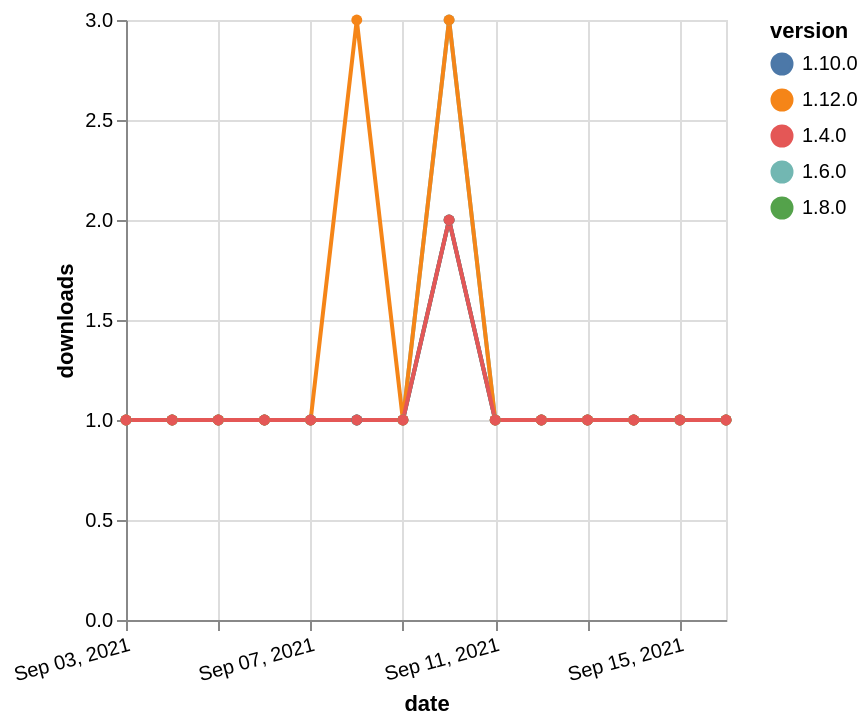

Vega-Lite specification for this chart:
### Vega-Lite specification from a JSON file in a GitHub repository (floating-point values rounded to 4 significant figures)
{"$schema": "https://vega.github.io/schema/vega-lite/v5.json", "description": "A simple bar chart with embedded data.", "data": {"values": [{"date": "2021-09-03", "total": 367, "delta": 1, "version": "1.6.0"}, {"date": "2021-09-04", "total": 368, "delta": 1, "version": "1.6.0"}, {"date": "2021-09-05", "total": 369, "delta": 1, "version": "1.6.0"}, {"date": "2021-09-06", "total": 370, "delta": 1, "version": "1.6.0"}, {"date": "2021-09-07", "total": 371, "delta": 1, "version": "1.6.0"}, {"date": "2021-09-08", "total": 372, "delta": 1, "version": "1.6.0"}, {"date": "2021-09-09", "total": 373, "delta": 1, "version": "1.6.0"}, {"date": "2021-09-10", "total": 376, "delta": 3, "version": "1.6.0"}, {"date": "2021-09-11", "total": 377, "delta": 1, "version": "1.6.0"}, {"date": "2021-09-12", "total": 378, "delta": 1, "version": "1.6.0"}, {"date": "2021-09-13", "total": 379, "delta": 1, "version": "1.6.0"}, {"date": "2021-09-14", "total": 380, "delta": 1, "version": "1.6.0"}, {"date": "2021-09-15", "total": 381, "delta": 1, "version": "1.6.0"}, {"date": "2021-09-16", "total": 382, "delta": 1, "version": "1.6.0"}, {"date": "2021-09-03", "total": 208, "delta": 1, "version": "1.8.0"}, {"date": "2021-09-04", "total": 209, "delta": 1, "version": "1.8.0"}, {"date": "2021-09-05", "total": 210, "delta": 1, "version": "1.8.0"}, {"date": "2021-09-06", "total": 211, "delta": 1, "version": "1.8.0"}, {"date": "2021-09-07", "total": 212, "delta": 1, "version": "1.8.0"}, {"date": "2021-09-08", "total": 213, "delta": 1, "version": "1.8.0"}, {"date": "2021-09-09", "total": 214, "delta": 1, "version": "1.8.0"}, {"date": "2021-09-10", "total": 216, "delta": 2, "version": "1.8.0"}, {"date": "2021-09-11", "total": 217, "delta": 1, "version": "1.8.0"}, {"date": "2021-09-12", "total": 218, "delta": 1, "version": "1.8.0"}, {"date": "2021-09-13", "total": 219, "delta": 1, "version": "1.8.0"}, {"date": "2021-09-14", "total": 220, "delta": 1, "version": "1.8.0"}, {"date": "2021-09-15", "total": 221, "delta": 1, "version": "1.8.0"}, {"date": "2021-09-16", "total": 222, "delta": 1, "version": "1.8.0"}, {"date": "2021-09-03", "total": 176, "delta": 1, "version": "1.10.0"}, {"date": "2021-09-04", "total": 177, "delta": 1, "version": "1.10.0"}, {"date": "2021-09-05", "total": 178, "delta": 1, "version": "1.10.0"}, {"date": "2021-09-06", "total": 179, "delta": 1, "version": "1.10.0"}, {"date": "2021-09-07", "total": 180, "delta": 1, "version": "1.10.0"}, {"date": "2021-09-08", "total": 181, "delta": 1, "version": "1.10.0"}, {"date": "2021-09-09", "total": 182, "delta": 1, "version": "1.10.0"}, {"date": "2021-09-10", "total": 184, "delta": 2, "version": "1.10.0"}, {"date": "2021-09-11", "total": 185, "delta": 1, "version": "1.10.0"}, {"date": "2021-09-12", "total": 186, "delta": 1, "version": "1.10.0"}, {"date": "2021-09-13", "total": 187, "delta": 1, "version": "1.10.0"}, {"date": "2021-09-14", "total": 188, "delta": 1, "version": "1.10.0"}, {"date": "2021-09-15", "total": 189, "delta": 1, "version": "1.10.0"}, {"date": "2021-09-16", "total": 190, "delta": 1, "version": "1.10.0"}, {"date": "2021-09-03", "total": 208, "delta": 1, "version": "1.12.0"}, {"date": "2021-09-04", "total": 209, "delta": 1, "version": "1.12.0"}, {"date": "2021-09-05", "total": 210, "delta": 1, "version": "1.12.0"}, {"date": "2021-09-06", "total": 211, "delta": 1, "version": "1.12.0"}, {"date": "2021-09-07", "total": 212, "delta": 1, "version": "1.12.0"}, {"date": "2021-09-08", "total": 215, "delta": 3, "version": "1.12.0"}, {"date": "2021-09-09", "total": 216, "delta": 1, "version": "1.12.0"}, {"date": "2021-09-10", "total": 219, "delta": 3, "version": "1.12.0"}, {"date": "2021-09-11", "total": 220, "delta": 1, "version": "1.12.0"}, {"date": "2021-09-12", "total": 221, "delta": 1, "version": "1.12.0"}, {"date": "2021-09-13", "total": 222, "delta": 1, "version": "1.12.0"}, {"date": "2021-09-14", "total": 223, "delta": 1, "version": "1.12.0"}, {"date": "2021-09-15", "total": 224, "delta": 1, "version": "1.12.0"}, {"date": "2021-09-16", "total": 225, "delta": 1, "version": "1.12.0"}, {"date": "2021-09-03", "total": 255, "delta": 1, "version": "1.4.0"}, {"date": "2021-09-04", "total": 256, "delta": 1, "version": "1.4.0"}, {"date": "2021-09-05", "total": 257, "delta": 1, "version": "1.4.0"}, {"date": "2021-09-06", "total": 258, "delta": 1, "version": "1.4.0"}, {"date": "2021-09-07", "total": 259, "delta": 1, "version": "1.4.0"}, {"date": "2021-09-08", "total": 260, "delta": 1, "version": "1.4.0"}, {"date": "2021-09-09", "total": 261, "delta": 1, "version": "1.4.0"}, {"date": "2021-09-10", "total": 263, "delta": 2, "version": "1.4.0"}, {"date": "2021-09-11", "total": 264, "delta": 1, "version": "1.4.0"}, {"date": "2021-09-12", "total": 265, "delta": 1, "version": "1.4.0"}, {"date": "2021-09-13", "total": 266, "delta": 1, "version": "1.4.0"}, {"date": "2021-09-14", "total": 267, "delta": 1, "version": "1.4.0"}, {"date": "2021-09-15", "total": 268, "delta": 1, "version": "1.4.0"}, {"date": "2021-09-16", "total": 269, "delta": 1, "version": "1.4.0"}]}, "width": "container", "mark": {"type": "line", "point": {"filled": true}}, "encoding": {"x": {"field": "date", "type": "temporal", "timeUnit": "yearmonthdate", "title": "date", "axis": {"labelAngle": -15}}, "y": {"field": "delta", "type": "quantitative", "title": "downloads"}, "color": {"field": "version", "type": "nominal"}, "tooltip": {"field": "delta"}}}
